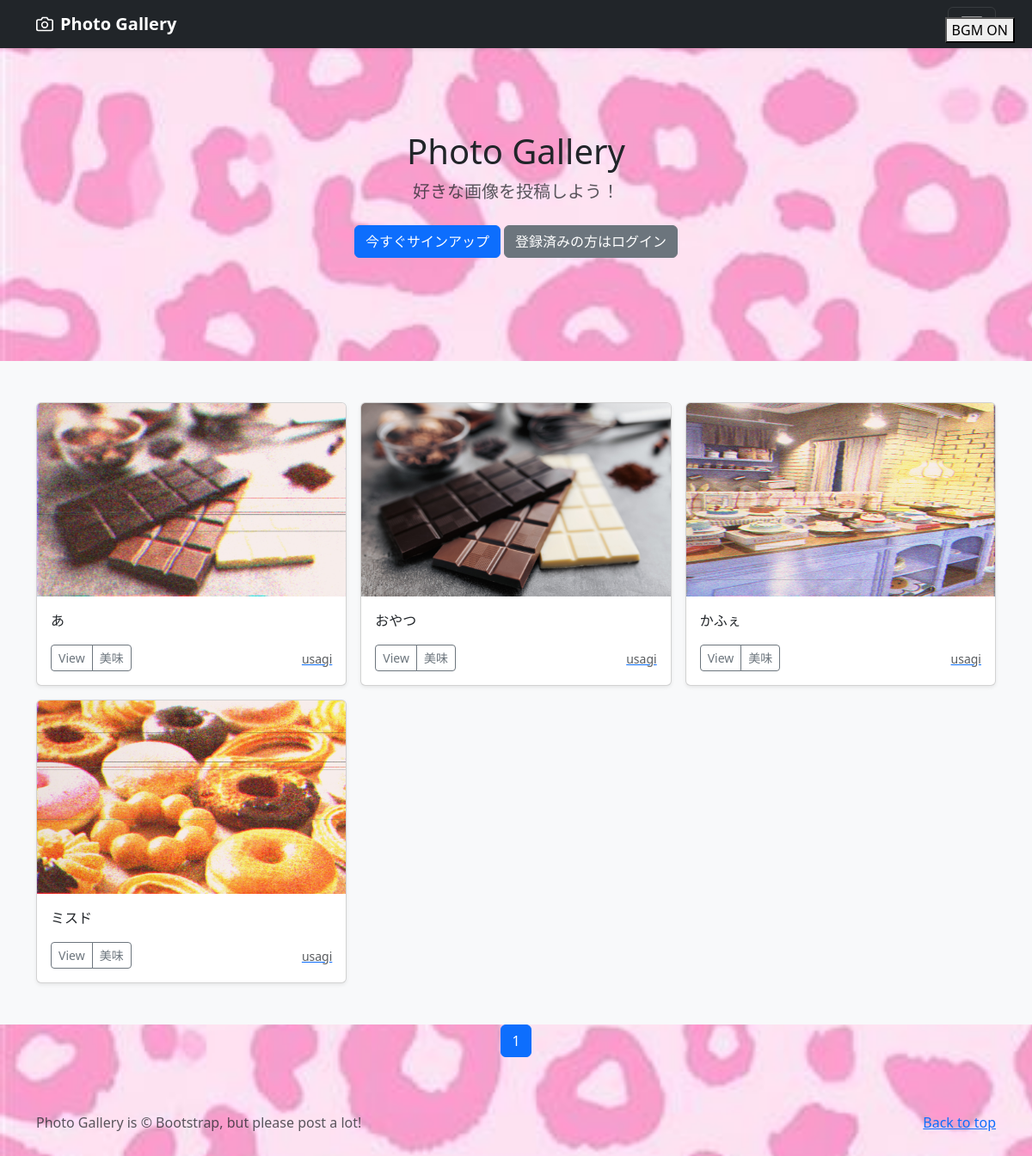
Page /photos/4 on the committed database.
### photo/models.py (models this page shows, shortened)
class PhotoPost(models.Model):
    user = models.ForeignKey(
        customUser,
        verbose_name='ユーザー',
        on_delete=models.CASCADE
        )
    category = models.ForeignKey(
        Category,
        verbose_name='カテゴリ',
        on_delete=models.PROTECT
        )
    title = models.CharField(
        verbose_name='タイトル', # フィールドのタイトル
        max_length=200 # 最大文字数は200
        )
    comment = models.TextField(
        verbose_name='コメント', # フィールドのタイトル
        )
    image1 = models.ImageField(
        verbose_name='イメージ1', # フィールドのタイトル
        upload_to = 'photos' # MEDIA_ROOT以下のphotosにファイルを保存
        )
    image2 = models.ImageField(
        verbose_name='イメージ2', # フィールドのタイトル
        upload_to = 'photos', # MEDIA_ROOT以下のphotosにファイルを保存
        blank=True, # フィールド値の設定は必須ではない
        null=True # データベースにnullが保存されることを許容
        )
    posted_at = models.DateTimeField(
        verbose_name='投稿日時', # フィールドのタイトル
        auto_now_add=True # 日時を自動追加
        )

class Category(models.Model):
    title = models.CharField(
        verbose_name='カテゴリ', # フィールドのタイトル
        max_length=20)

### accounts/models.py (models this page shows)
class customUser(AbstractUser):
    pass

### photo/views.py (the view)
class CategoryView(ListView):
    template_name = 'index.html'
    paginate_by = 9
    def get_queryset(self):
        category_id = self.kwargs['category']
        categories = PhotoPost.objects.filter(
            category=category_id).order_by('-posted_at')
        return categories

### photo/templates/index.html (shortened to what this page needs)
{% extends 'base.html' %}
  {% block contents %}
  {% include "photos_title.html" %}
  {% include "photos_list.html" %}
  {% include "pagination.html" %}
  {% endblock %}

### photo/templates/photos_list.html
  <div class="album py-5 bg-light">
    <div class="container">
      <div class="row row-cols-1 row-cols-sm-2 row-cols-md-3 g-3">
        {% for record in object_list %}
        <div class="col">
          <div class="card shadow-sm">
            <img src="{{ record.image1.url }}" class="bd-placeholder-img card-img-top" width="100%" height="225" xmlns="http://www.w3.org/2000/svg" role="img" aria-label="Placeholder: Thumbnail" preserveAspectRatio="xMidYMid slice" focusable="false"></img>
            <div class="card-body">
              <p class="card-text">
                {{record.title}}
              </p>
              <div class="d-flex justify-content-between align-items-center">
                <div class="btn-group">
                  <button type="button" class="btn btn-sm btn-outline-secondary"
                    onclick=";location.href='{% url 'photo:photo_detail' record.pk %}'">View</button>
                  <button type="button" class="btn btn-sm btn-outline-secondary"
                    onclick="location.href='{% url 'photo:photos_マブ' category=record.category.id %}'">{{record.category.title}}</button>
                </div>
                <a href="{% url 'photo:user_list' user=record.user.id %}">
                  <small class="text-muted">{{record.user.username}}</small>
                </a>
              </div>
            </div>
          </div>
        </div>
        {% endfor %}
      </div>
    </div>
  </div>

### photo/templates/base.html (style rules this page uses)
body { background-image: url("/static/bg.jpg"); background-size: cover; background-repeat: no-repeat; }
.bd-placeholder-img { font-size: 1.125rem; text-anchor: middle; -webkit-user-select: none; -moz-user-select: none; user-select: none; }

### rows in the picture
PhotoPost: image1 (picture), title "あ", category "美味", user.username "usagi"
PhotoPost: image1 (picture), title "おやつ", category "美味", user.username "usagi"
PhotoPost: image1 (picture), title "かふぇ", category "美味", user.username "usagi"
PhotoPost: image1 (picture), title "ミスド", category "美味", user.username "usagi"

### other values in the picture
{{ num }} "1"
